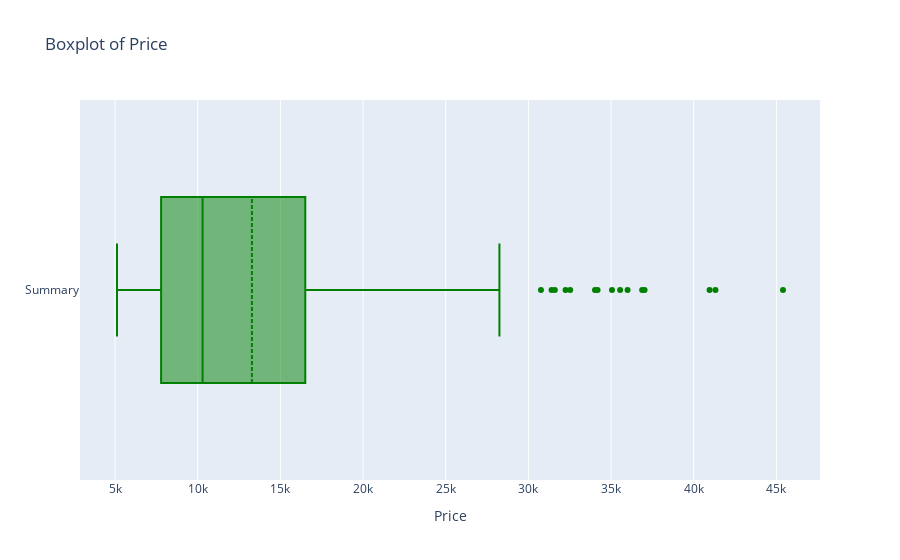

Here is the notebook cell this chart was saved with:
### Markdown cell above
### **`Price`**

### Code cell
# Print the measures and outliers in 'price'
print(f"Five-Number Summary for Price: \n{price_five_number_summary}")
# Boxplot for 'price'
fig_price = go.Figure()
fig_price.add_trace(go.Box(x=df2['price'], name='Summary',boxmean=True, marker_color = 'green'))

fig_price.update_layout(
    title="Boxplot of Price",
    xaxis_title="Price",
)
fig_price.show()
detect_print_outliers(df2, 'price')

### Figure 1 — Plotly figure (JSON) as saved in the notebook; plotly's stock layout.template omitted (floating-point values rounded to 4 significant figures; data arrays with more than 128 entries replaced by an {"elided": "..."} marker saying what was removed)
{"data": [{"boxmean": true, "marker": {"color": "green"}, "name": "Summary", "type": "box", "x": {"elided": "205 float values"}}], "layout": {"title": {"text": "Boxplot of Price"}, "xaxis": {"title": {"text": "Price"}}}}
